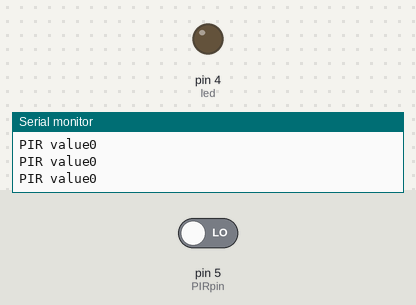
The sketch below on a simulated Arduino Uno, built with avr-gcc and run on an emulated ATmega328P. On the bench: output pins drawn as LEDs (lit = HIGH), the last lines printed to the serial monitor. The inputs (shaded band) are chosen by the test bench; at power-on: pin 5 (PIRpin) LOW.

Above: at 1.8 s.
1.9 s: pin 5 (PIRpin) driven HIGH
At 2.3 s:
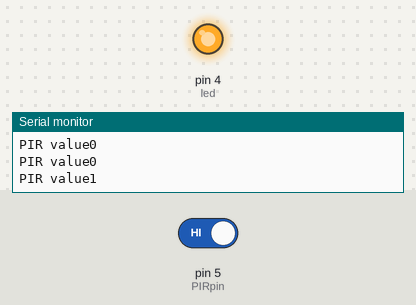
3.5 s: pin 5 (PIRpin) driven LOW
At 4.6 s:
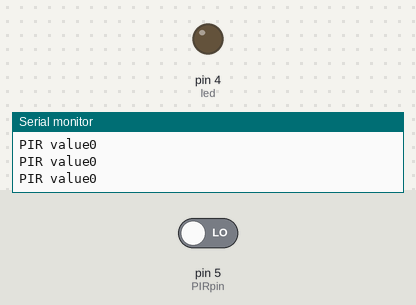
Timing chart, 0 to 6.5 s (numbered marks = the images above; inputs shaded):
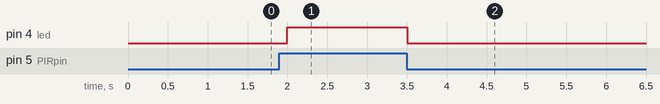

Measured:
- after the input at 1.9 s, pin 4 (led): LOW → HIGH after 0.10 s
- after the input at 3.5 s, pin 4 (led): HIGH → LOW at once

The sketch:

pir_using_nodemcu.ino
```cpp
int PIRpin = 5;
int led = 4;


int val;

void setup() {
 Serial.begin(9600);
 pinMode(PIRpin,INPUT);
 pinMode(led,OUTPUT);

}

void loop() {
  val = digitalRead(PIRpin);
  Serial.print("PIR value");
  if(val==1)
  {
    digitalWrite(led,HIGH);
  }
  else{
    digitalWrite(led,LOW);
  }
  Serial.println(val);
  delay(500);
}
```
